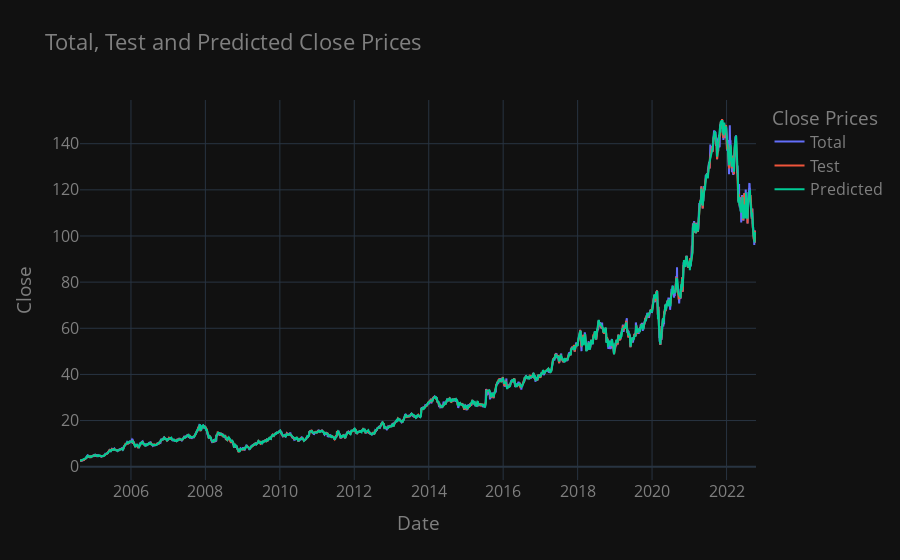

The code cell stored with this chart in its notebook:
### Markdown cell above
We define a utility plot function in order to be able to compare our results

### Code cell
plot_results(y, y_test, y_pred)

### Figure 1 — Plotly figure (JSON) as saved in the notebook; plotly's stock layout.template omitted (floating-point values rounded to 4 significant figures; data arrays with more than 128 entries replaced by an {"elided": "..."} marker saying what was removed)
{"data": [{"name": "Total", "type": "scatter", "x": {"elided": "4573 str values"}, "y": {"elided": "4573 float values"}}, {"name": "Test", "type": "scatter", "x": {"elided": "1372 str values"}, "y": {"elided": "1372 float values"}}, {"name": "Predicted", "type": "scatter", "x": {"elided": "1372 str values"}, "y": {"elided": "1372 float values"}}], "layout": {"font": {"color": "#7f7f7f", "size": 16}, "legend": {"title": {"text": "Close Prices"}}, "title": {"text": "Total, Test and Predicted Close Prices"}, "xaxis": {"title": {"text": "Date"}}, "yaxis": {"title": {"text": "Close"}}}}
